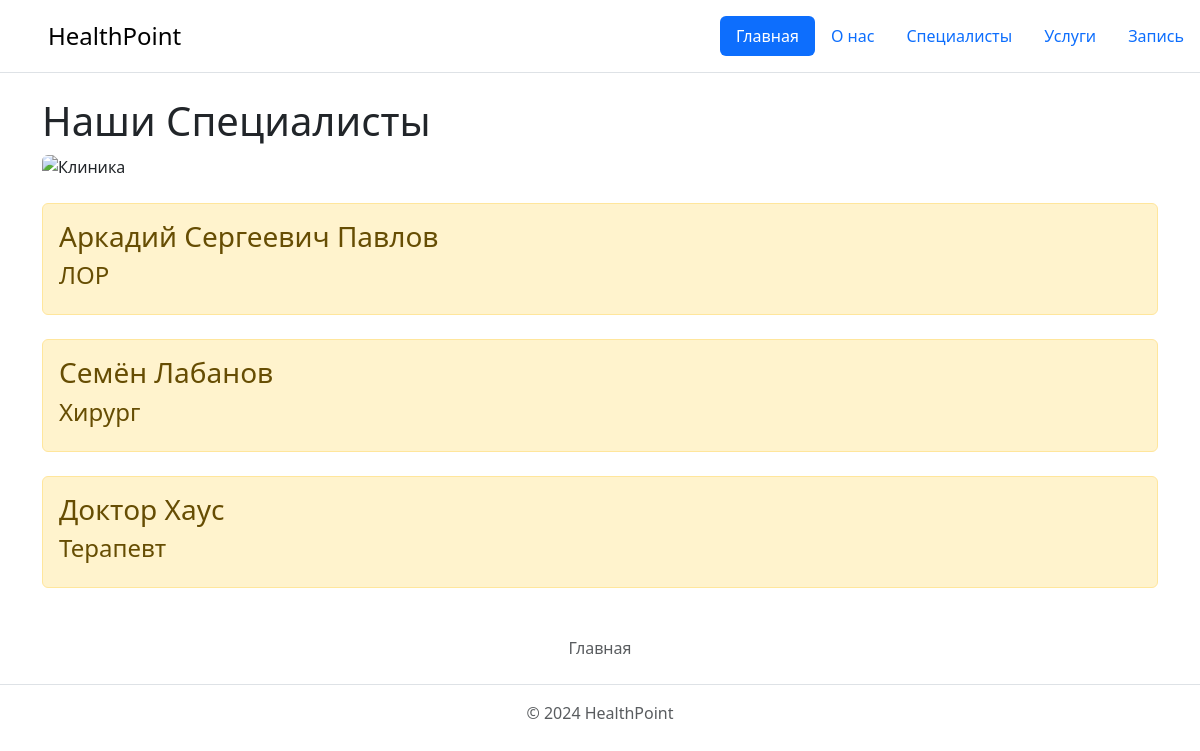
Page /doctors on the committed database.
### main/models.py (models this page shows, shortened)
class Doctor(models.Model):
    user = models.OneToOneField(User, on_delete=models.CASCADE)
    full_name = models.CharField(max_length=255)
    specialty = models.CharField(max_length=100)
    class Meta:
        verbose_name = 'Врач'
        verbose_name_plural = 'Врачи'

### main/views.py (the view)
# urls.py: path('doctors', views.doctors, name='doctors'),
def doctors(request):
    doctors_list = Doctor.objects.all()
    return render(request, 'main/doctors.html', {'title': 'Наши специалисты', 'врачи': doctors_list})

### main/templates/main/doctors.html (shortened to what this page needs)
{% extends 'main/base.html' %}
{% block content %}
    <h1>Наши Специалисты</h1>
    <img src="https://i.pinimg.com/originals/d4/1d/4e/d41d4e238b4a822d1fd3cf1e362e699e.jpg" alt="Клиника" class="img-fluid rounded">
    {% if врачи %}
        {% for d in врачи %}
        <div class="alert alert-warning mt-4">
                <h3>{{ d.full_name }}</h3>
                <h4>{{ d.specialty }}</h4>
        </div>
        {% endfor %}
    {% else %}
        <p>Никто не работает</p>
    {% endif %}
{% endblock %}

### main/templates/main/base.html (shortened to what this page needs)
<!doctype html>
<html lang="ru">
<head>
    <link rel="stylesheet" href="https://cdn.jsdelivr.net/npm/bootstrap@5.3.2/dist/css/bootstrap.min.css">
</head>
<body>
    <header class="d-flex flex-wrap justify-content-center py-3 mb-4 border-bottom">
      <a href="/" class="d-flex align-items-center mb-3 mb-md-0 me-md-auto link-body-emphasis text-decoration-none">
        <svg class="bi me-2" width="40" height="32"><use xlink:href="#bootstrap"></use></svg>
        <span class="fs-4">HealthPoint</span>
      </a>
      <ul class="nav nav-pills">
        <li class="nav-item"><a href="{% url 'home' %}" class="nav-link active" aria-current="page">Главная</a></li>
        <li class="nav-item"><a href="{% url 'about' %}" class="nav-link">О нас</a></li>
        <li class="nav-item"><a href="{% url 'doctors' %}" class="nav-link">Специалисты</a></li>
        <li class="nav-item"><a href="{% url 'services' %}" class="nav-link">Услуги</a></li>
        <li class="nav-item"><a href="{% url 'appoint' %}" class="nav-link">Запись</a></li>
      </ul>
    </header>
    <div class="container">
    {% block content %}{% endblock %}
    </div>
    <footer class="py-3 my-4">
    <ul class="nav justify-content-center border-bottom pb-3 mb-3">
      <li class="nav-item"><a href="{% url 'home' %}" class="nav-link px-2 text-body-secondary">Главная</a></li>
    </ul>
    <p class="text-center text-body-secondary">© 2024 HealthPoint</p>
  </footer>
</body>
</html>

### rows in the picture
Doctor: full_name "Аркадий Сергеевич Павлов", specialty "ЛОР"
Doctor: full_name "Семён Лабанов", specialty "Хирург"
Doctor: full_name "Доктор Хаус", specialty "Терапевт"
